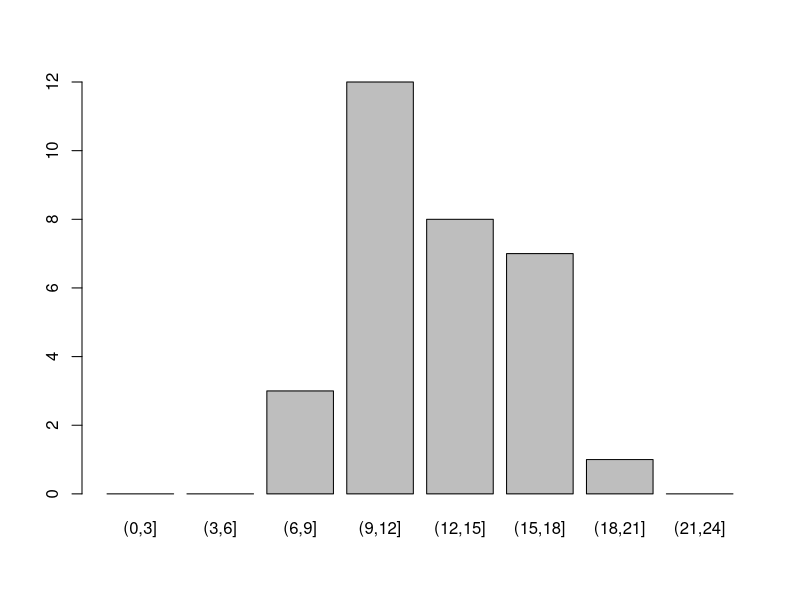
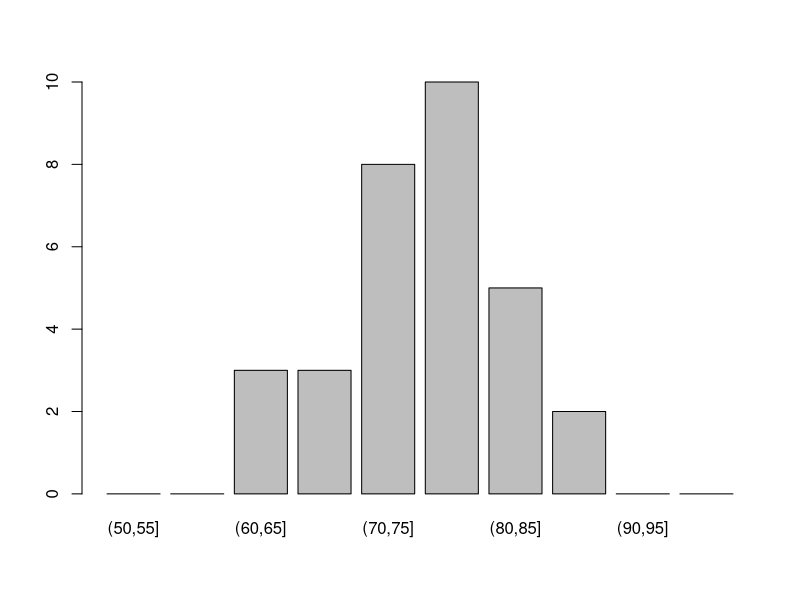
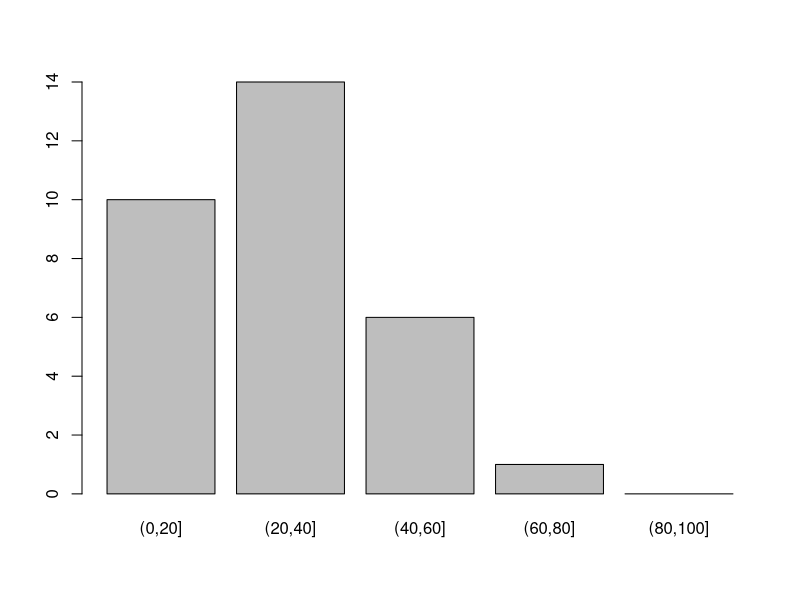
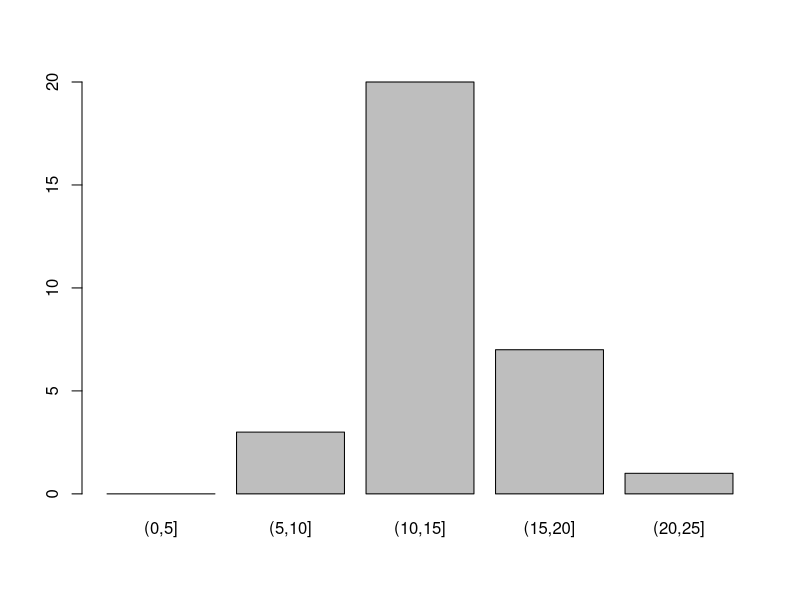
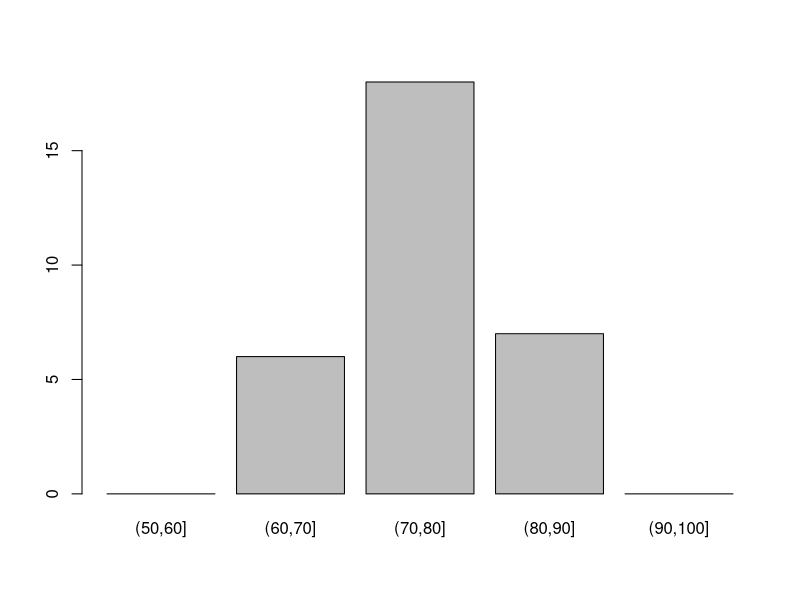
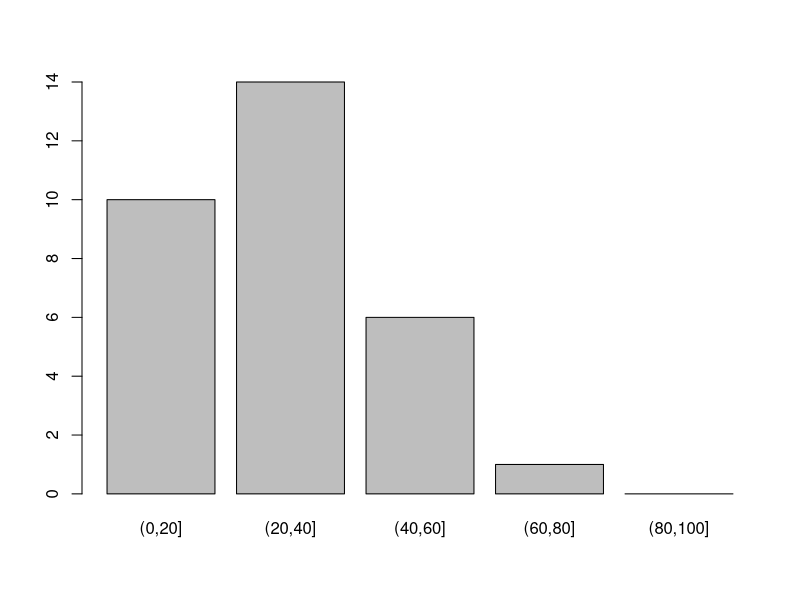

R code for these plots, in order:
min(trees$Girth)
max(trees$Girth)
min(trees$Height)
max(trees$Height)
min(trees$Volume)
max(trees$Volume)

trees$GirthF <- cut(trees$Girth, breaks=seq(0,24,3))
trees$HeightF <- cut(trees$Height, breaks=seq(50,100,5))
trees$VolumeF <- cut(trees$Volume, breaks=seq(0,100,20))
summary(trees)
plot(trees$GirthF)
plot(trees$HeightF)
plot(trees$VolumeF)

trees$GirthF <- cut(trees$Girth, breaks=seq(0,25,5))
trees$HeightF <- cut(trees$Height, breaks=seq(50,100,10))
trees$VolumeF <- cut(trees$Volume, breaks=seq(0,100,20))
summary(trees)
plot(trees$GirthF)
plot(trees$HeightF)
plot(trees$VolumeF)
